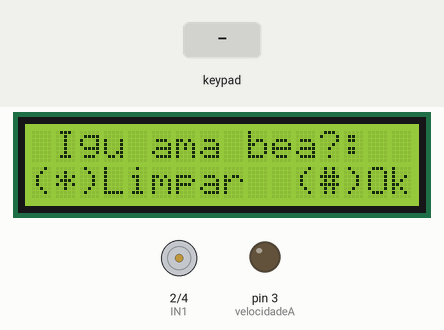
Recording of a sketch running on a simulated Arduino Uno, built with avr-gcc and run on an emulated ATmega328P. Shown: 16×2 character LCD, motor-driver pin pairs drawn as motors (green arrow = first pin HIGH = forward, orange = second pin HIGH = backward, longer = more drive), output pins drawn as LEDs (lit = HIGH). Inputs (shaded band) come from the test bench. What the sketch prints to the serial monitor is not drawn.

Above: at 4.7 s.
4.8 s: keypad keys 1 2 3 A pressed 0.4 s apart
At 7.4 s:
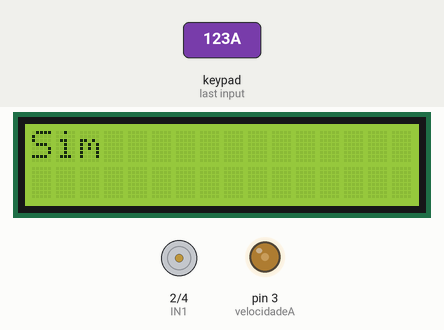
8.4 s: key 'B' pressed
At 10.7 s:
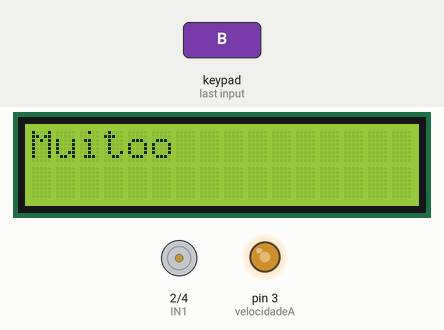
11.4 s: key 'C' pressed
At 14.0 s:
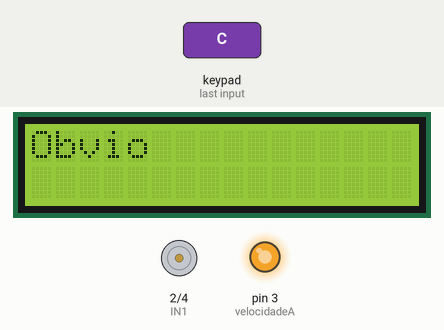
14.4 s: key '#' pressed
At 16.4 s:
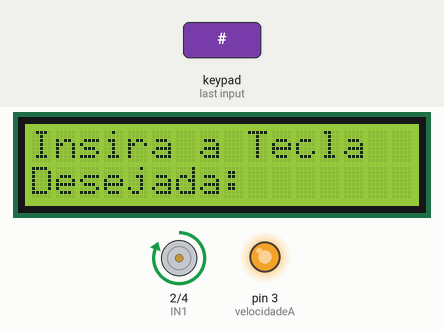
17.2 s: key 'A' pressed
At 17.9 s:
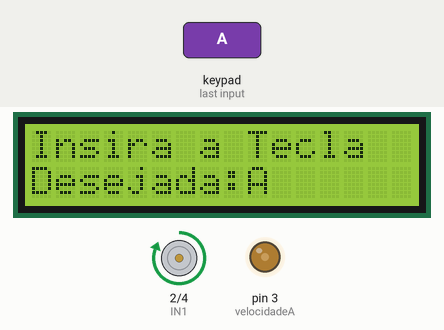
20.2 s: keypad keys 1 2 3 D pressed 0.4 s apart
At 22.6 s:
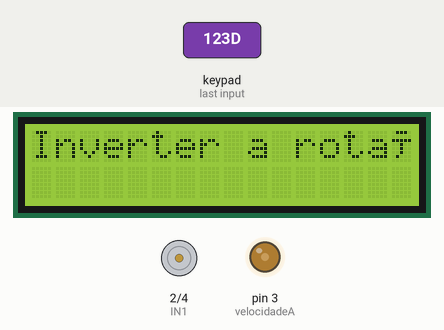
Timing chart, 0 to 24.1 s (numbered marks = the images above; inputs shaded):
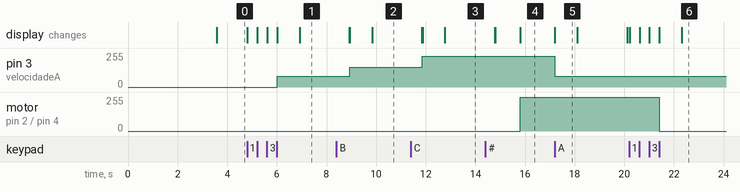

The sketch:

sketch_dec2a.ino
```cpp
#include <Keypad.h>
#include <LiquidCrystal.h>


volatile int pulsos;
int voltas = 0;
unsigned int pulsos_por_volta = 16;

 //Variáveis Globais Código para Cálculo rpm ---
int   rpm;
 volatile byte pulsos_;
unsigned long timeold;

int IN1 = 2 ;
int IN2 = 4 ;
int velocidadeA = 3;
int velocidade = 0;


//Tamanha do teclado
const byte ROWS = 4;
const byte COLS = 4;
char keys[ROWS][COLS] = {
  {'1','2','3','A'},
  {'4','5','6','B'},
  {'7','8','9','C'},
  {'*','0','#','D'}
                        };

byte rowPins[ROWS] = {6, 7, 8, 9};
byte colPins[COLS] = {10, 11, 12, 13};
Keypad kpd = Keypad(makeKeymap(keys), rowPins, colPins, ROWS, COLS);

LiquidCrystal lcd(A0,A1,A2,A3,A4,A5);//LCD
const String senhac = "123"; //SENHA CORRETA
String senha = "";


void contador()
{
  //Toda vez que é chamada conta mais um pulso.
pulsos_++;
}


void setup()
{


  //Interrupção 0 - pino digital 13
  //Função para o sensor de velocidade
  attachInterrupt(digitalPinToInterrupt(13), contador, RISING);


  //Saidas da ponte H
pinMode(IN1,OUTPUT);
pinMode(IN2,OUTPUT);
pinMode(velocidadeA,OUTPUT);


  //Monitor Serial
  Serial.begin(9600);
  lcd.begin(16,2);
  lcd.clear();
  Serial.println("Digite a senha!");


  //LCD


  lcd.setCursor(2,0);
  lcd.print("Projeto bea");
  lcd.setCursor(2,1);
  lcd.print("IGU-BEA");
  delay (3500);
  lcd.clear();
  lcd.setCursor(1,0);
  lcd.print("Igu ama bea?:");
  lcd.setCursor(0,1);
  lcd.print("(*)Limpar  (#)Ok");
}

//Teste da entrada (para checar se a senha está correta)


void loop()
{


  //Código responsável pela transformação para Rpm
   if (millis() - timeold >= 1000)
  {
    //Desabilita interrupcao durante o calculo
    detachInterrupt(0);
    rpm = (60 * 1000 / pulsos_por_volta ) / (millis() - timeold) * pulsos_;
    timeold = millis();
    pulsos_ = 0;

    //Mostra o valor de RPM no serial monitor
    Serial.print("RPM = ");
    Serial.println(rpm, DEC);
    //Habilita interrupcao
    attachInterrupt(0, contador, RISING);
  }


  //Funcionalidade de teclas
  char tecla = kpd.getKey(); //Confere se alguma tecla foi pressionada

   if (tecla){
    switch(tecla)
    {
      case 'A':
      //Velocidade baixa de rotação do motor
      analogWrite(velocidadeA,80);

      //Comandos para mostrar no lcd
      lcd.setCursor(9,1);
      lcd.print("A");
      delay(900);
      lcd.clear();
      lcd.setCursor(0,0);
      lcd.print("Sim");
      delay(2000);
      lcd.clear();
      lcd.setCursor(0,0);

      lcd.print("Insira a Tecla");
        lcd.setCursor(0,1);
        lcd.print("Desejada:");


      break;


      case 'B':

      //Velocidade Média do motor
      analogWrite(velocidadeA,150);


      //Comandos para mostrar no lcd
      lcd.setCursor(9,1);
      lcd.print("B");
      delay(900);
      lcd.clear();
      lcd.setCursor(0,0);
      lcd.print("Muitoo");
      delay(2000);
      lcd.clear();

      lcd.print("Insira a Tecla");
      lcd.setCursor(0,1);
      lcd.print("Desejada:");

      break;


      case 'C':
      //Velocidade alta de rotação do motor
      analogWrite(velocidadeA,230);
     //Comandos para mostrar no lcd
      lcd.setCursor(9,1);
      lcd.print("C");
      delay(900);
      lcd.clear();
      lcd.setCursor(0,0);
      lcd.print("Obvio ");
      delay(2000);
      lcd.clear();

      lcd.print("Insira a Tecla");
      lcd.setCursor(0,1);
      lcd.print("Desejada:");


      //Velocidade baixa de rotação do motor

       break;


      case 'D':
      //Alterar o sentido da rotação
      digitalWrite(IN1,LOW);
      digitalWrite(IN2,LOW);

      lcd.setCursor(9,1);
      lcd.print("D");
      delay(900);
      lcd.clear();
      lcd.setCursor(0,0);
      lcd.print("Inverter a rotação");
      delay(2000);
      lcd.clear();

      lcd.print("Insira a Tecla");
      lcd.setCursor(0,1);
      lcd.print("Desejada:");


       break;


      //Teclado númérico que será usado somente para a senha
      case '0':
      case '1':
      case '2':
      case '3':
      case '4':
      case '5':
      case '6':
      case '7':
      case '8':
      case '9':

      //Armazenamento da senha
      lcd.clear();
      senha += tecla; //armazena a sequência de teclas pressionadas
      Serial.print("Senha: ");
      Serial.println(senha);
      lcd.setCursor(1,0);
      lcd.print("Digite a Senha:");
      lcd.setCursor(0,1);
      lcd.print(senha);
      break;

     //Se a tecla * for pressionada a tela é limpa
     case '*':
      senha = "";
      Serial.println("Senha: "); // Reaparece a mensagem para a senha ser inserida
      lcd.clear();
      lcd.setCursor(1,0);
      lcd.print("Digite a Senha:");
     break;

     //OK (Verifica se a senha está correta)
     case'#':
      if(senha == senhac) // Se a senha inserida for igual a correta
      {
        lcd.clear();
        lcd.setCursor(1,0);
        lcd.print("reposta certa!");//Mensagem que aparecerá na tela
        lcd.setCursor(6,1);
        lcd.print("YAY!");
        delay(1000);
        lcd.clear();
        lcd.print("Insira a Tecla");
        lcd.setCursor(0,1);
        lcd.print("Desejada:");


        //Motor Liga somente após a senha correta
         digitalWrite(IN1,HIGH);
         digitalWrite(IN2,LOW);

      }
       else //Se a senha inserida for incorreta
      {
        lcd.clear();
        lcd.setCursor(0,0);
        lcd.print("resposta errada!");
        lcd.setCursor(1,1);
        lcd.print("Pressione (*)");
        senha = ""; //Limpa a tela para nova tentativa
        Serial.println("Senha: ");
      }
      break;
   }
   }
  }
```

Measured:
- after the input at 4.8 s, pin 3 (velocidadeA): 0/255 → 80/255 after 1.2 s; the display: first changes at once (image 1 shows a later state)
- after the input at 8.4 s, pin 3 (velocidadeA): 80/255 → 150/255 after 0.54 s; the display: first differs from a run without the input after 0.54 s (image 2 shows a later state)
- after the input at 11.4 s, pin 3 (velocidadeA): 150/255 → 230/255 after 0.47 s; the display: first differs from a run without the input after 0.47 s (image 3 shows a later state)
- after the input at 14.4 s, motor on pin 2 (IN1) / pin 4 (IN2): stopped → forward 255/255 after 1.4 s; the display: first differs from a run without the input after 0.40 s (image 4 shows a later state)
- after the input at 17.2 s, pin 3 (velocidadeA): 230/255 → 80/255 at once; the display: changes at once (image 5)
- after the input at 20.2 s, motor on pin 2 (IN1) / pin 4 (IN2): forward 255/255 → stopped after 1.2 s; the display: first changes at once (image 6 shows a later state)
- what the display in image 5 shows lasts 0.9 s, from 17.2 s to 18.1 s
